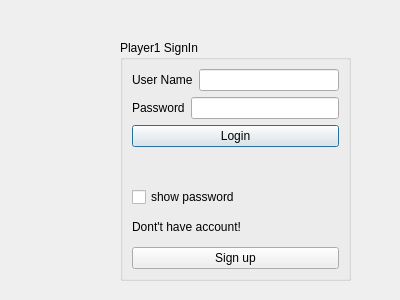
<?xml version="1.0" encoding="UTF-8"?>
<ui version="4.0">
 <class>signin</class>
 <widget class="QDialog" name="signin">
  <property name="geometry">
   <rect>
    <x>0</x>
    <y>0</y>
    <width>400</width>
    <height>300</height>
   </rect>
  </property>
  <property name="windowTitle">
   <string>Dialog</string>
  </property>
  <widget class="QGroupBox" name="groupBox">
   <property name="geometry">
    <rect>
     <x>120</x>
     <y>40</y>
     <width>231</width>
     <height>241</height>
    </rect>
   </property>
   <property name="title">
    <string>Player1 SignIn</string>
   </property>
   <layout class="QVBoxLayout" name="verticalLayout_2">
    <item>
     <layout class="QVBoxLayout" name="verticalLayout">
      <item>
       <layout class="QHBoxLayout" name="horizontalLayout_3">
        <item>
         <widget class="QLabel" name="label">
          <property name="text">
           <string>User Name</string>
          </property>
         </widget>
        </item>
        <item>
         <widget class="QLineEdit" name="lineEdit_username"/>
        </item>
       </layout>
      </item>
      <item>
       <layout class="QHBoxLayout" name="horizontalLayout">
        <item>
         <widget class="QLabel" name="label_2">
          <property name="text">
           <string>Password</string>
          </property>
         </widget>
        </item>
        <item>
         <widget class="QLineEdit" name="lineEdit_password">
          <property name="echoMode">
           <enum>QLineEdit::Normal</enum>
          </property>
         </widget>
        </item>
       </layout>
      </item>
     </layout>
    </item>
    <item>
     <widget class="QPushButton" name="pushButton_login">
      <property name="text">
       <string>Login</string>
      </property>
     </widget>
    </item>
    <item>
     <widget class="QLabel" name="label_4">
      <property name="styleSheet">
       <string notr="true">color: #f9f02e;</string>
      </property>
      <property name="text">
       <string/>
      </property>
     </widget>
    </item>
    <item>
     <widget class="QCheckBox" name="checkBox_showpassword">
      <property name="text">
       <string>show password</string>
      </property>
     </widget>
    </item>
    <item>
     <widget class="QLabel" name="label_3">
      <property name="text">
       <string>Dont't have account!</string>
      </property>
     </widget>
    </item>
    <item>
     <widget class="QPushButton" name="pushButton_signup1">
      <property name="text">
       <string>Sign up</string>
      </property>
     </widget>
    </item>
   </layout>
  </widget>
 </widget>
 <resources/>
 <connections/>
</ui>
